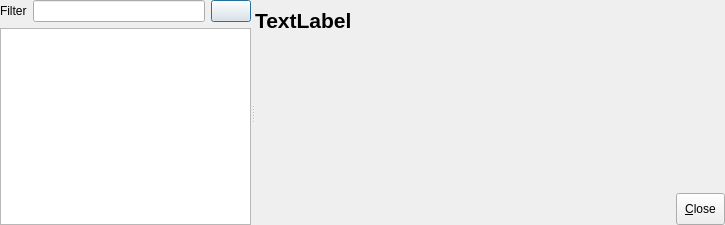
<?xml version="1.0" encoding="UTF-8"?>
<ui version="4.0">
 <class>PMXSettingsDialog</class>
 <widget class="QDialog" name="PMXSettingsDialog">
  <property name="geometry">
   <rect>
    <x>0</x>
    <y>0</y>
    <width>725</width>
    <height>225</height>
   </rect>
  </property>
  <property name="sizePolicy">
   <sizepolicy hsizetype="Minimum" vsizetype="Minimum">
    <horstretch>0</horstretch>
    <verstretch>0</verstretch>
   </sizepolicy>
  </property>
  <property name="windowTitle">
   <string>Prymatex Settings</string>
  </property>
  <layout class="QVBoxLayout" name="verticalLayout_2">
   <property name="margin">
    <number>0</number>
   </property>
   <item>
    <widget class="QSplitter" name="splitter">
     <property name="orientation">
      <enum>Qt::Horizontal</enum>
     </property>
     <widget class="QWidget" name="layoutWidget">
      <layout class="QVBoxLayout" name="verticalLayout">
       <property name="spacing">
        <number>-1</number>
       </property>
       <item>
        <layout class="QHBoxLayout" name="horizontalLayout">
         <item>
          <widget class="QLabel" name="labelFilter">
           <property name="text">
            <string>Filter</string>
           </property>
          </widget>
         </item>
         <item>
          <widget class="QLineEdit" name="lineFilter"/>
         </item>
         <item>
          <widget class="QPushButton" name="pushClearFilter">
           <property name="text">
            <string/>
           </property>
           <property name="icon">
            <iconset resource="../../../res.qrc">
             <normaloff>:/actions/resources/actions/edit-delete.png</normaloff>:/actions/resources/actions/edit-delete.png</iconset>
           </property>
          </widget>
         </item>
        </layout>
       </item>
       <item>
        <widget class="PMXConfigTreeView" name="treeView">
         <property name="minimumSize">
          <size>
           <width>250</width>
           <height>0</height>
          </size>
         </property>
         <property name="lineWidth">
          <number>0</number>
         </property>
        </widget>
       </item>
      </layout>
     </widget>
     <widget class="QWidget" name="mainContainer" native="true">
      <property name="sizePolicy">
       <sizepolicy hsizetype="Preferred" vsizetype="Maximum">
        <horstretch>0</horstretch>
        <verstretch>0</verstretch>
       </sizepolicy>
      </property>
      <property name="minimumSize">
       <size>
        <width>470</width>
        <height>0</height>
       </size>
      </property>
      <layout class="QVBoxLayout" name="verticalLayout_3">
       <item>
        <widget class="QLabel" name="labelTitle">
         <property name="maximumSize">
          <size>
           <width>16777215</width>
           <height>40</height>
          </size>
         </property>
         <property name="font">
          <font>
           <pointsize>16</pointsize>
           <weight>75</weight>
           <bold>true</bold>
          </font>
         </property>
         <property name="text">
          <string>TextLabel</string>
         </property>
        </widget>
       </item>
       <item>
        <widget class="QWidget" name="container" native="true"/>
       </item>
       <item>
        <layout class="QHBoxLayout" name="horizontalLayout_2">
         <property name="sizeConstraint">
          <enum>QLayout::SetMinimumSize</enum>
         </property>
         <item>
          <spacer name="horizontalSpacer">
           <property name="orientation">
            <enum>Qt::Horizontal</enum>
           </property>
           <property name="sizeHint" stdset="0">
            <size>
             <width>40</width>
             <height>20</height>
            </size>
           </property>
          </spacer>
         </item>
         <item>
          <widget class="QPushButton" name="pushClose">
           <property name="styleSheet">
            <string notr="true">QPushButton {
padding: 8%;
}</string>
           </property>
           <property name="text">
            <string>&amp;Close</string>
           </property>
           <property name="icon">
            <iconset resource="../../../res.qrc">
             <normaloff>:/actions/resources/actions/process-stop.png</normaloff>:/actions/resources/actions/process-stop.png</iconset>
           </property>
          </widget>
         </item>
        </layout>
       </item>
      </layout>
     </widget>
    </widget>
   </item>
  </layout>
 </widget>
 <customwidgets>
  <customwidget>
   <class>PMXConfigTreeView</class>
   <extends>QTreeView</extends>
   <header>prymatex.gui.config.widgets</header>
  </customwidget>
 </customwidgets>
 <resources>
  <include location="../../../res.qrc"/>
 </resources>
 <connections/>
</ui>
